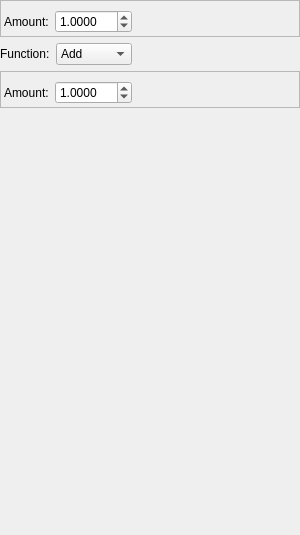
<?xml version="1.0" encoding="UTF-8"?>
<ui version="4.0">
 <class>teMath</class>
 <widget class="QWidget" name="teMath">
  <property name="geometry">
   <rect>
    <x>0</x>
    <y>0</y>
    <width>300</width>
    <height>535</height>
   </rect>
  </property>
  <property name="windowTitle">
   <string>Form</string>
  </property>
  <layout class="QGridLayout" name="gridLayout_3">
   <property name="margin">
    <number>0</number>
   </property>
   <item row="1" column="2">
    <spacer name="horizontalSpacer_2">
     <property name="orientation">
      <enum>Qt::Horizontal</enum>
     </property>
     <property name="sizeHint" stdset="0">
      <size>
       <width>78</width>
       <height>20</height>
      </size>
     </property>
    </spacer>
   </item>
   <item row="0" column="0" colspan="3">
    <widget class="QFrame" name="frame_2">
     <property name="frameShape">
      <enum>QFrame::StyledPanel</enum>
     </property>
     <property name="frameShadow">
      <enum>QFrame::Raised</enum>
     </property>
     <layout class="QGridLayout" name="gridLayout">
      <property name="margin">
       <number>3</number>
      </property>
      <item row="0" column="0" colspan="3">
       <widget class="ReTextureAvatar" name="texture1">
        <property name="sizePolicy">
         <sizepolicy hsizetype="Expanding" vsizetype="Fixed">
          <horstretch>0</horstretch>
          <verstretch>0</verstretch>
         </sizepolicy>
        </property>
        <property name="caption">
         <string>Texture A</string>
        </property>
        <property name="ID">
         <string>tex1</string>
        </property>
        <property name="breadcrumb">
         <string>Texture A</string>
        </property>
       </widget>
      </item>
      <item row="1" column="0">
       <widget class="QLabel" name="label">
        <property name="text">
         <string>Amount:</string>
        </property>
       </widget>
      </item>
      <item row="1" column="1">
       <widget class="QDoubleSpinBox" name="amount1">
        <property name="decimals">
         <number>4</number>
        </property>
        <property name="maximum">
         <double>100.000000000000000</double>
        </property>
        <property name="singleStep">
         <double>0.100000000000000</double>
        </property>
        <property name="value">
         <double>1.000000000000000</double>
        </property>
       </widget>
      </item>
      <item row="1" column="2">
       <spacer name="horizontalSpacer">
        <property name="orientation">
         <enum>Qt::Horizontal</enum>
        </property>
        <property name="sizeHint" stdset="0">
         <size>
          <width>143</width>
          <height>20</height>
         </size>
        </property>
       </spacer>
      </item>
     </layout>
    </widget>
   </item>
   <item row="1" column="1">
    <widget class="QComboBox" name="function">
     <item>
      <property name="text">
       <string>Add</string>
      </property>
     </item>
     <item>
      <property name="text">
       <string>Subtract</string>
      </property>
     </item>
     <item>
      <property name="text">
       <string>Multiply</string>
      </property>
     </item>
     <item>
      <property name="text">
       <string>None</string>
      </property>
     </item>
    </widget>
   </item>
   <item row="2" column="0" colspan="3">
    <widget class="QFrame" name="frame_3">
     <property name="frameShape">
      <enum>QFrame::StyledPanel</enum>
     </property>
     <property name="frameShadow">
      <enum>QFrame::Raised</enum>
     </property>
     <layout class="QGridLayout" name="gridLayout_2">
      <property name="margin">
       <number>3</number>
      </property>
      <item row="1" column="3">
       <spacer name="horizontalSpacer_3">
        <property name="orientation">
         <enum>Qt::Horizontal</enum>
        </property>
        <property name="sizeHint" stdset="0">
         <size>
          <width>133</width>
          <height>20</height>
         </size>
        </property>
       </spacer>
      </item>
      <item row="0" column="0" colspan="4">
       <widget class="ReTextureAvatar" name="texture2">
        <property name="sizePolicy">
         <sizepolicy hsizetype="Expanding" vsizetype="Fixed">
          <horstretch>0</horstretch>
          <verstretch>0</verstretch>
         </sizepolicy>
        </property>
        <property name="caption">
         <string>Texture B</string>
        </property>
        <property name="ID">
         <string>tex2</string>
        </property>
        <property name="breadcrumb">
         <string>Texture B</string>
        </property>
       </widget>
      </item>
      <item row="1" column="0">
       <widget class="QLabel" name="label_2">
        <property name="text">
         <string>Amount:</string>
        </property>
       </widget>
      </item>
      <item row="1" column="1">
       <widget class="QDoubleSpinBox" name="amount2">
        <property name="decimals">
         <number>4</number>
        </property>
        <property name="maximum">
         <double>100.000000000000000</double>
        </property>
        <property name="singleStep">
         <double>0.100000000000000</double>
        </property>
        <property name="value">
         <double>1.000000000000000</double>
        </property>
       </widget>
      </item>
     </layout>
    </widget>
   </item>
   <item row="1" column="0">
    <widget class="QLabel" name="label_3">
     <property name="text">
      <string>Function:</string>
     </property>
    </widget>
   </item>
   <item row="3" column="0">
    <spacer name="verticalSpacer">
     <property name="orientation">
      <enum>Qt::Vertical</enum>
     </property>
     <property name="sizeHint" stdset="0">
      <size>
       <width>20</width>
       <height>40</height>
      </size>
     </property>
    </spacer>
   </item>
  </layout>
  <zorder>function</zorder>
  <zorder>frame_2</zorder>
  <zorder>frame_3</zorder>
  <zorder>label_3</zorder>
 </widget>
 <customwidgets>
  <customwidget>
   <class>ReTextureAvatar</class>
   <extends>QWidget</extends>
   <header>ReTextureAvatar.h</header>
  </customwidget>
 </customwidgets>
 <resources/>
 <connections/>
</ui>
